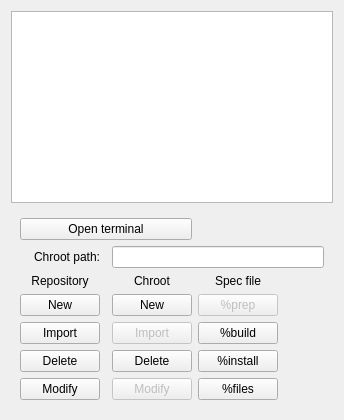
           <widget class="QWidget" name="chrootTab">
            <property name="sizePolicy">
             <sizepolicy hsizetype="MinimumExpanding" vsizetype="Preferred">
              <horstretch>0</horstretch>
              <verstretch>0</verstretch>
             </sizepolicy>
            </property>
            <attribute name="title">
             <string>chroot</string>
            </attribute>
            <layout class="QGridLayout" name="gridLayout_13">
             <item row="2" column="0">
              <widget class="QTreeView" name="chrootTreeView"/>
             </item>
             <item row="3" column="0">
              <widget class="QWidget" name="widget_2" native="true">
               <property name="sizePolicy">
                <sizepolicy hsizetype="MinimumExpanding" vsizetype="Preferred">
                 <horstretch>0</horstretch>
                 <verstretch>0</verstretch>
                </sizepolicy>
               </property>
               <layout class="QGridLayout" name="gridLayout_14">
                <item row="3" column="0">
                 <widget class="QPushButton" name="addRepoInChrootButton">
                  <property name="minimumSize">
                   <size>
                    <width>80</width>
                    <height>0</height>
                   </size>
                  </property>
                  <property name="toolTip">
                   <string>Make a package repository accessible from the chroot (using zypper).
 Import repository from URL.</string>
                  </property>
                  <property name="text">
                   <string>New</string>
                  </property>
                 </widget>
                </item>
                <item row="5" column="0">
                 <widget class="QPushButton" name="deleteRepositoryButton">
                  <property name="toolTip">
                   <string>Delete a repository from the chroot.</string>
                  </property>
                  <property name="text">
                   <string>Delete</string>
                  </property>
                 </widget>
                </item>
                <item row="6" column="0">
                 <widget class="QPushButton" name="modifyRepositoryButton">
                  <property name="toolTip">
                   <string>Modify the URL or alias of a repository.</string>
                  </property>
                  <property name="text">
                   <string>Modify</string>
                  </property>
                 </widget>
                </item>
                <item row="1" column="2" colspan="3">
                 <widget class="QLineEdit" name="chrootPathLineEdit">
                  <property name="toolTip">
                   <string>The path of the chroot on the local filesystem.</string>
                  </property>
                  <property name="readOnly">
                   <bool>true</bool>
                  </property>
                 </widget>
                </item>
                <item row="1" column="0">
                 <widget class="QLabel" name="chrootLabel">
                  <property name="text">
                   <string>Chroot path:</string>
                  </property>
                  <property name="alignment">
                   <set>Qt::AlignRight|Qt::AlignTrailing|Qt::AlignVCenter</set>
                  </property>
                 </widget>
                </item>
                <item row="3" column="2">
                 <widget class="QPushButton" name="newChrootButton">
                  <property name="minimumSize">
                   <size>
                    <width>80</width>
                    <height>0</height>
                   </size>
                  </property>
                  <property name="toolTip">
                   <string>Create the chroot of the project.</string>
                  </property>
                  <property name="text">
                   <string>New</string>
                  </property>
                 </widget>
                </item>
                <item row="2" column="0">
                 <widget class="QLabel" name="repositoryLabel">
                  <property name="text">
                   <string>Repository</string>
                  </property>
                  <property name="alignment">
                   <set>Qt::AlignCenter</set>
                  </property>
                 </widget>
                </item>
                <item row="4" column="0">
                 <widget class="QPushButton" name="importRepoInChrootButton">
                  <property name="toolTip">
                   <string>Make a package repository accessible from the chroot (using zypper).
 Import repository from another project.</string>
                  </property>
                  <property name="text">
                   <string>Import</string>
                  </property>
                 </widget>
                </item>
                <item row="5" column="2">
                 <widget class="QPushButton" name="deleteChrootButton">
                  <property name="toolTip">
                   <string>Delete the chroot.</string>
                  </property>
                  <property name="text">
                   <string>Delete</string>
                  </property>
                 </widget>
                </item>
                <item row="2" column="2">
                 <widget class="QLabel" name="ChrootLabel">
                  <property name="text">
                   <string>Chroot</string>
                  </property>
                  <property name="alignment">
                   <set>Qt::AlignCenter</set>
                  </property>
                 </widget>
                </item>
                <item row="4" column="2">
                 <widget class="QPushButton" name="pushButton">
                  <property name="enabled">
                   <bool>false</bool>
                  </property>
                  <property name="toolTip">
                   <string>Import a chroot into the project. (not yet implemented)</string>
                  </property>
                  <property name="text">
                   <string>Import</string>
                  </property>
                 </widget>
                </item>
                <item row="6" column="2">
                 <widget class="QPushButton" name="pushButton_2">
                  <property name="enabled">
                   <bool>false</bool>
                  </property>
                  <property name="toolTip">
                   <string>Modify the path of the chroot. (not yet implemented)</string>
                  </property>
                  <property name="text">
                   <string>Modify</string>
                  </property>
                 </widget>
                </item>
                <item row="5" column="4">
                 <spacer name="horizontalSpacer_4">
                  <property name="orientation">
                   <enum>Qt::Horizontal</enum>
                  </property>
                  <property name="sizeHint" stdset="0">
                   <size>
                    <width>40</width>
                    <height>20</height>
                   </size>
                  </property>
                 </spacer>
                </item>
                <item row="5" column="3">
                 <widget class="QPushButton" name="rpmInstallButton">
                  <property name="toolTip">
                   <string>Execute to the %install section of selected package(s)
 in an alternative rpmbuild directory.</string>
                  </property>
                  <property name="text">
                   <string>%install</string>
                  </property>
                 </widget>
                </item>
                <item row="3" column="3">
                 <widget class="QPushButton" name="rpmPrepButton">
                  <property name="enabled">
                   <bool>false</bool>
                  </property>
                  <property name="sizePolicy">
                   <sizepolicy hsizetype="Preferred" vsizetype="Fixed">
                    <horstretch>0</horstretch>
                    <verstretch>0</verstretch>
                   </sizepolicy>
                  </property>
                  <property name="minimumSize">
                   <size>
                    <width>80</width>
                    <height>0</height>
                   </size>
                  </property>
                  <property name="toolTip">
                   <string>Install the source of the selected package(s)
 into the chroot and execute %prep section,
 initialize the git repository and do the first build.</string>
                  </property>
                  <property name="text">
                   <string>%prep</string>
                  </property>
                 </widget>
                </item>
                <item row="4" column="3">
                 <widget class="QPushButton" name="rpmBuildButton">
                  <property name="toolTip">
                   <string>Execute to the %build section of selected package(s)
 in an alternative rpmbuild directory.</string>
                  </property>
                  <property name="text">
                   <string>%build</string>
                  </property>
                 </widget>
                </item>
                <item row="6" column="3">
                 <widget class="QPushButton" name="rpmBuildRpmButton">
                  <property name="toolTip">
                   <string>Build the source and binary RPMs of selected package(s)
 in an alternative rpmbuild directory.</string>
                  </property>
                  <property name="text">
                   <string>%files</string>
                  </property>
                 </widget>
                </item>
                <item row="2" column="3">
                 <widget class="QLabel" name="label_2">
                  <property name="text">
                   <string>Spec file</string>
                  </property>
                  <property name="alignment">
                   <set>Qt::AlignCenter</set>
                  </property>
                 </widget>
                </item>
                <item row="0" column="0" colspan="3">
                 <widget class="QPushButton" name="openChrootButton">
                  <property name="toolTip">
                   <string>Open a terminal in the chroot,
in the source directory of the current package if it is installed.</string>
                  </property>
                  <property name="text">
                   <string>Open terminal</string>
                  </property>
                 </widget>
                </item>
               </layout>
              </widget>
             </item>
            </layout>
           </widget>
